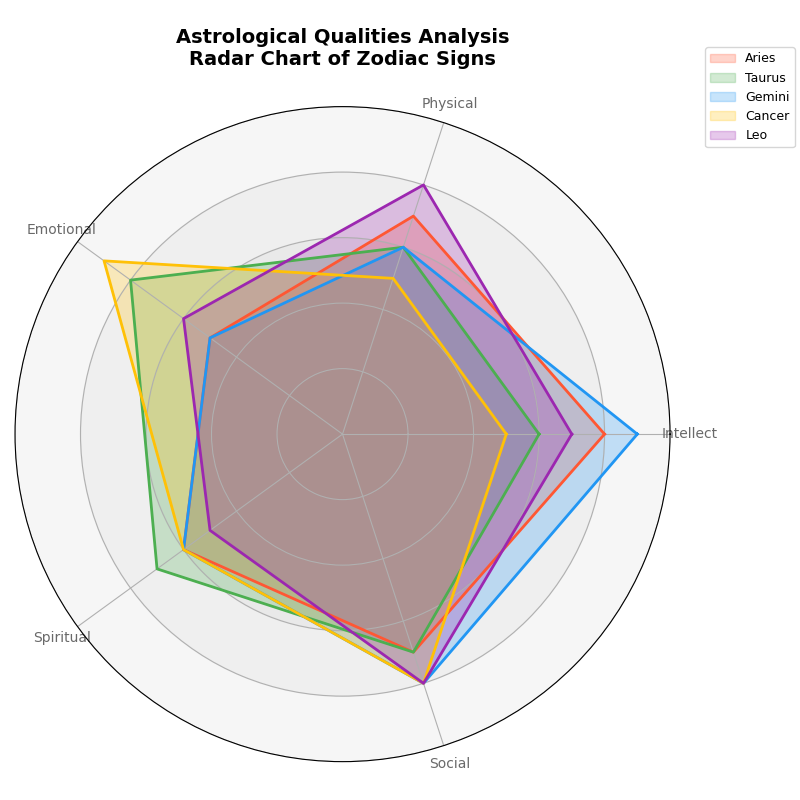

Recreate this plot in Python.
import numpy as np
import matplotlib.pyplot as plt
from matplotlib.patches import Circle
from math import pi

# Define categories for astrological qualities
categories = ['Intellect', 'Physical', 'Emotional', 'Spiritual', 'Social']

# Data for different zodiac signs (scores ranging from 1 to 10)
aries = [8, 7, 5, 6, 7]
taurus = [6, 6, 8, 7, 7]
gemini = [9, 6, 5, 6, 8]
cancer = [5, 5, 9, 6, 8]
leo = [7, 8, 6, 5, 8]

# Combine all zodiac data
zodiac_data = np.array([aries, taurus, gemini, cancer, leo])
labels = ['Aries', 'Taurus', 'Gemini', 'Cancer', 'Leo']

# Number of variables
num_vars = len(categories)

# Compute angle of each axis (in radians)
angles = np.linspace(0, 2 * np.pi, num_vars, endpoint=False).tolist()
# Complete the loop
angles += angles[:1]

# Function to plot radar charts
def plot_radar(ax, data, colors, labels):
    for idx, d in enumerate(data):
        values = d.tolist()
        values += values[:1]
        ax.plot(angles, values, color=colors[idx], linewidth=2, linestyle='solid')
        ax.fill(angles, values, color=colors[idx], alpha=0.25, label=labels[idx])

# Initialize the radar plot
fig, ax = plt.subplots(figsize=(8, 8), subplot_kw=dict(polar=True))

# Plot radar chart for different zodiac signs
colors = ['#ff5733', '#4CAF50', '#2196F3', '#FFC107', '#9C27B0']
plot_radar(ax, zodiac_data, colors, labels)

# Add variable labels
plt.xticks(angles[:-1], categories, color='dimgray', size=10)

# Add custom radial range labels
ax.set_yticklabels([])
ax.set_ylim(0, 10)
for y in range(2, 11, 2):
    ax.add_patch(Circle((0,0), y, transform=ax.transData._b, color='lightgrey', alpha=0.2, zorder=0))
    ax.text(y, -y*0.05, str(y), horizontalalignment='center', color='grey', size=10)

# Add a title
ax.set_title('Astrological Qualities Analysis\nRadar Chart of Zodiac Signs', size=14, fontweight='bold', pad=30)

# Add a legend with adjusted location
ax.legend(loc='upper right', bbox_to_anchor=(1.2, 1.1), fontsize=9)

# Automatically adjust subplot parameters to give specified padding
plt.tight_layout()

# Display the radar chart
plt.show()
